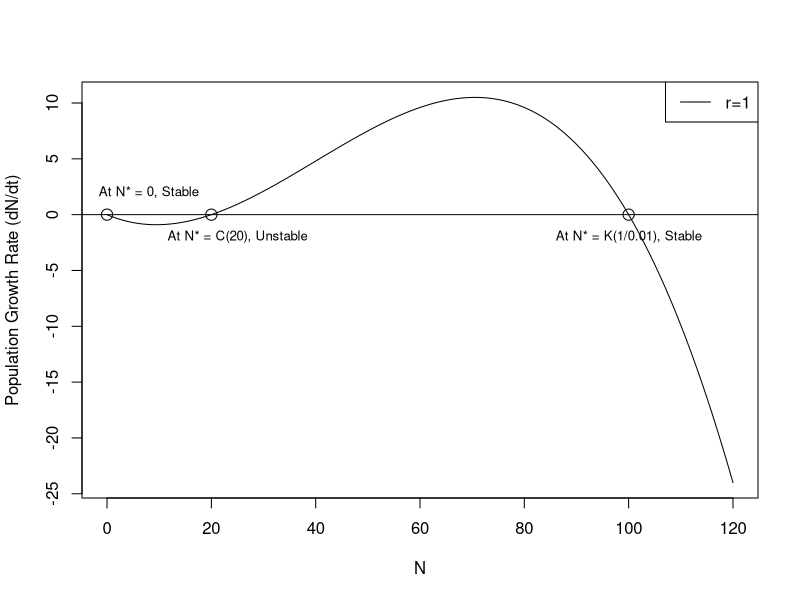
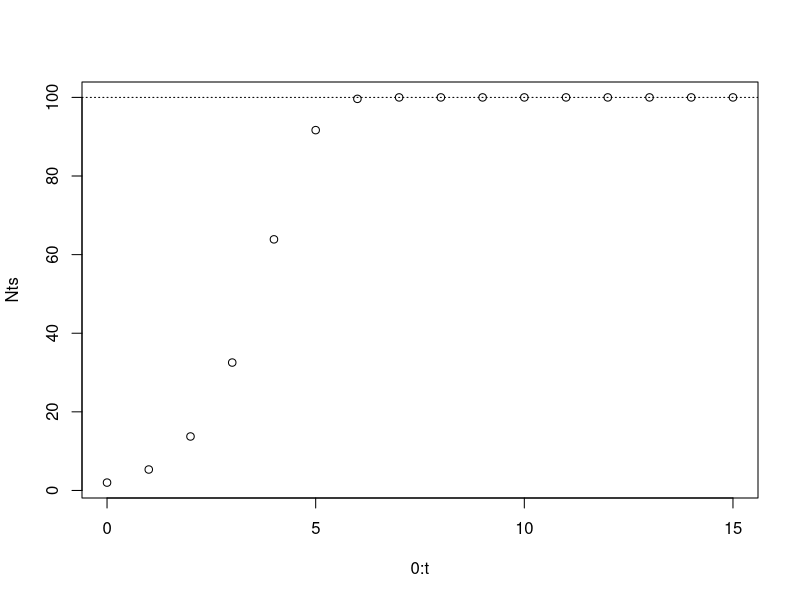
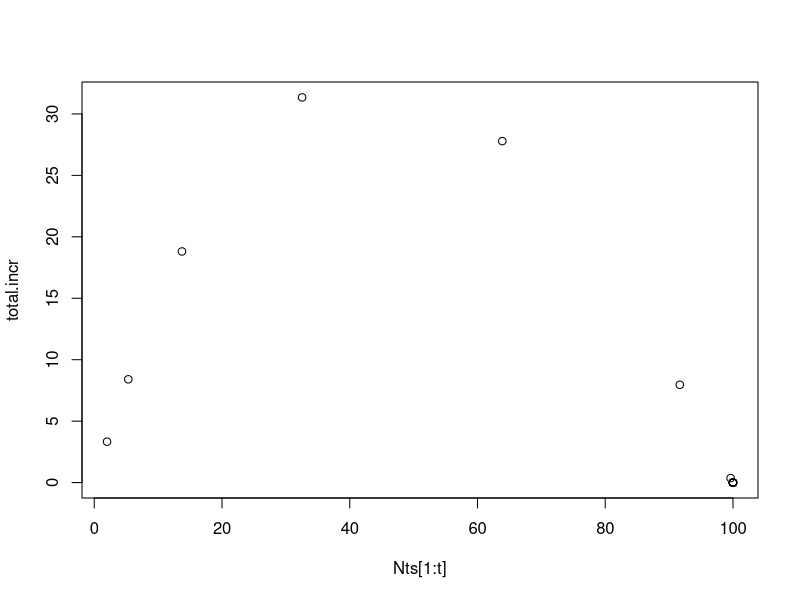
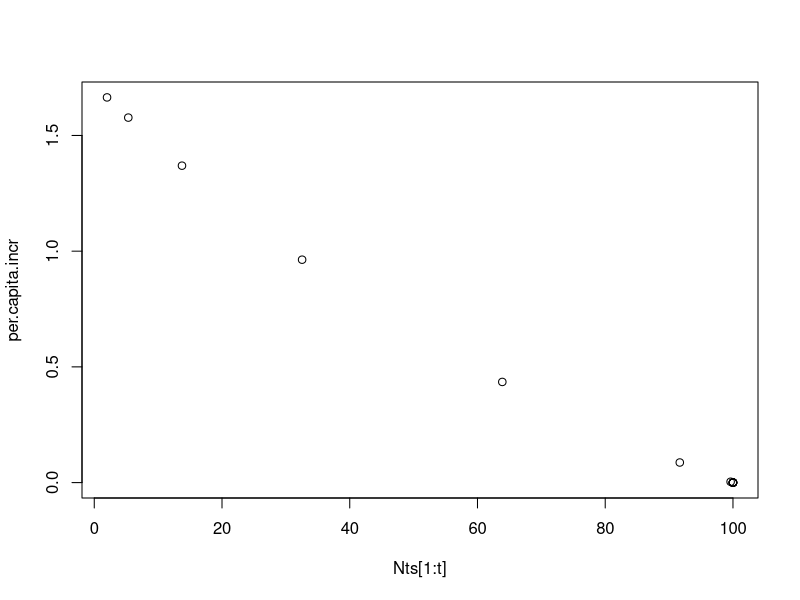
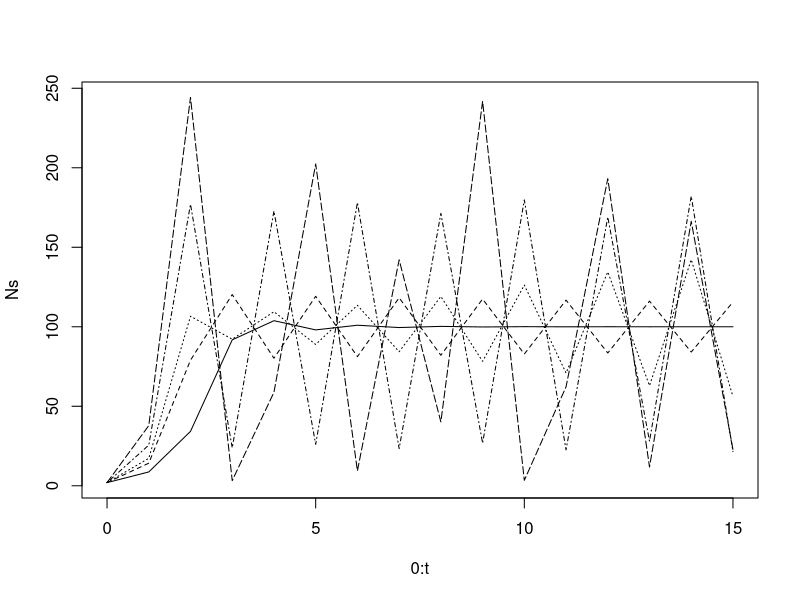
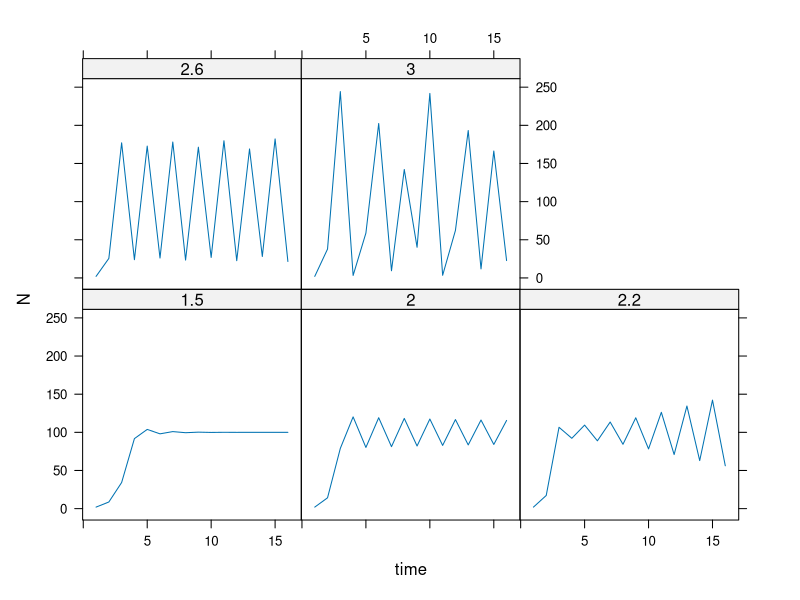

Recreate these plots in R, in order.
## ---- chunk 1


pop.growth.rate <- expression(r*N*(1-N/K)*((N/K)-(C/K)))
r <- 1
K <- 1/0.01
N <- 0:120
C <- 20
plot(N, eval(pop.growth.rate), type = "l", ylab = "Population Growth Rate (dN/dt)", xlab = "N")
abline(h = 0)
legend("topright", "r=1", lty = 1)
N <- c(0, 20, 100)
points(N, eval(pop.growth.rate), cex = 1.5)
text(8, 2, "At N* = 0, Stable", cex = 0.8 )
text(25, -2, "At N* = C(20), Unstable", cex = 0.8)
text(100, -2, "At N* = K(1/0.01), Stable", cex = 0.8)
## ---- chunk 2


dlogistic <- function(K = 100, R = 1, N0 = 2, t = 15) {
  N <- c(N0, numeric(t))
   for (i in 1:t) N[i + 1] <- {
     N[i]*exp(R*(1-(N[i]/K)))
     }
   return(N)
}
N
Nts <- dlogistic()
t <- 15
K <- 100
plot(0:t, Nts)
abline(h = K, lty = 3)
total.incr <- Nts[1:t + 1] - Nts[1:t]
per.capita.incr <- total.incr/Nts[1:t]
plot(Nts[1:t], total.incr)
plot(Nts[1:t], per.capita.incr)
rd.v <- c(1.5, 2.0, 2.2, 2.6, 3.0)
rd.v
t <- 15
Ns <- data.frame(sapply(rd.v, function(r) dlogistic(R = r, t = t)))
Ns
matplot(0:t, Ns, type = "l", col = 1)
tmp <- data.frame(R = as.factor(rd.v), t(Ns))
Ns2 <- reshape(tmp, varying = list(2:ncol(tmp)), idvar = "R", v.names = "N", direction = "long")
str(Ns2)
library(lattice)
xyplot(N ~ time | R, data = Ns2, type = 'l', layout = c(3,2,1))
## R < 2 = stable equilibrium and the population grows gradually towards the carrying capacity
## 2 < R < 3 two-point cycle with periodic or stable attractors: The population returns the attractor at regular time intervals)
## At R > 2.6 population bounce back and forth around carrying capacity with the values varying according to the time and the stable cycle shifts  into chaos


